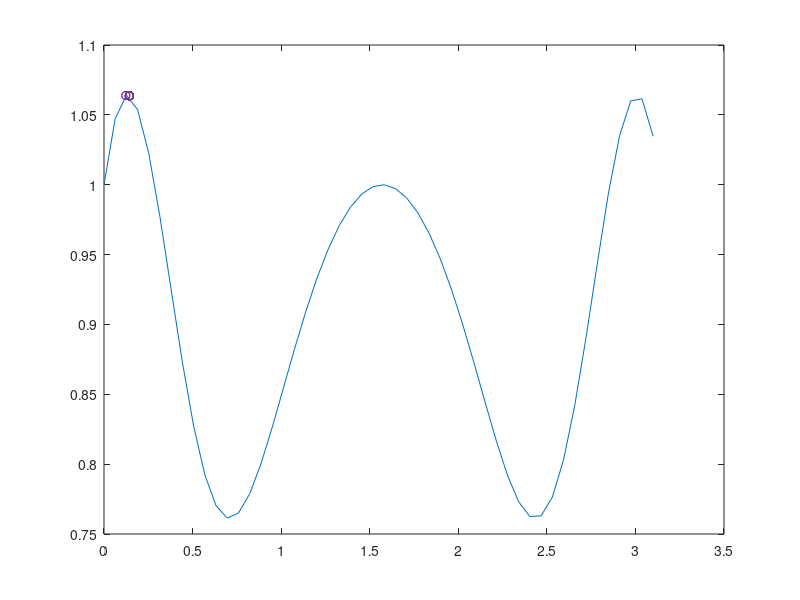

MATLAB code for this plot:
function GA_FindMax()
  # population = {1, 2, 3} -> population -> {{1,1,...},{2,2,...},{3,3,...}} 
  #
  f = @(x) sin(x) + cos(x).^8;
  a = 0;
  b = 3.1;
  n = 20;
  m = 50;
  xs = linspace(a,b,n);

  accuracy = 3;
  expected = 1.064;
  mutation = 0.01;

  draw_plot_period = 3;
  max_iterations = 1000;
  
  xms = linspace(a, b, m);
  plot(xms, f(xms)); hold on; scatter(xs, f(xs)); hold off;#PREPLOT
  iteration = 1;
  while(true)
    #OUTPUT
    mn = mean(xs);
    clc
    printf("Iter : %d; Mean : (%d, %d);", iteration, mn, f(mn))
    xs
    
    if mod(iteration, draw_plot_period) == 0
      plot(xms, f(xms)); hold on; scatter(xs, f(xs)); hold off;
    endif
    pause(1);
    #MUTATION
    for ii = 1:n
      if round(rand) == 0
        xs(ii) += mutation;
      else 
        xs(ii) -= mutation;
      endif
    endfor
    #SELECTION
    xs = sortrows([f(xs); xs]')(:,2)';
    xs(1:n/2) = xs(n/2+1:end);
    #CONDITION
    if (round(f(mn)*(10^accuracy))/(10^accuracy) == expected || iteration > max_iterations)
      break;
    endif
    iteration += 1;
  endwhile
  printf("DONE!\n")
endfunction